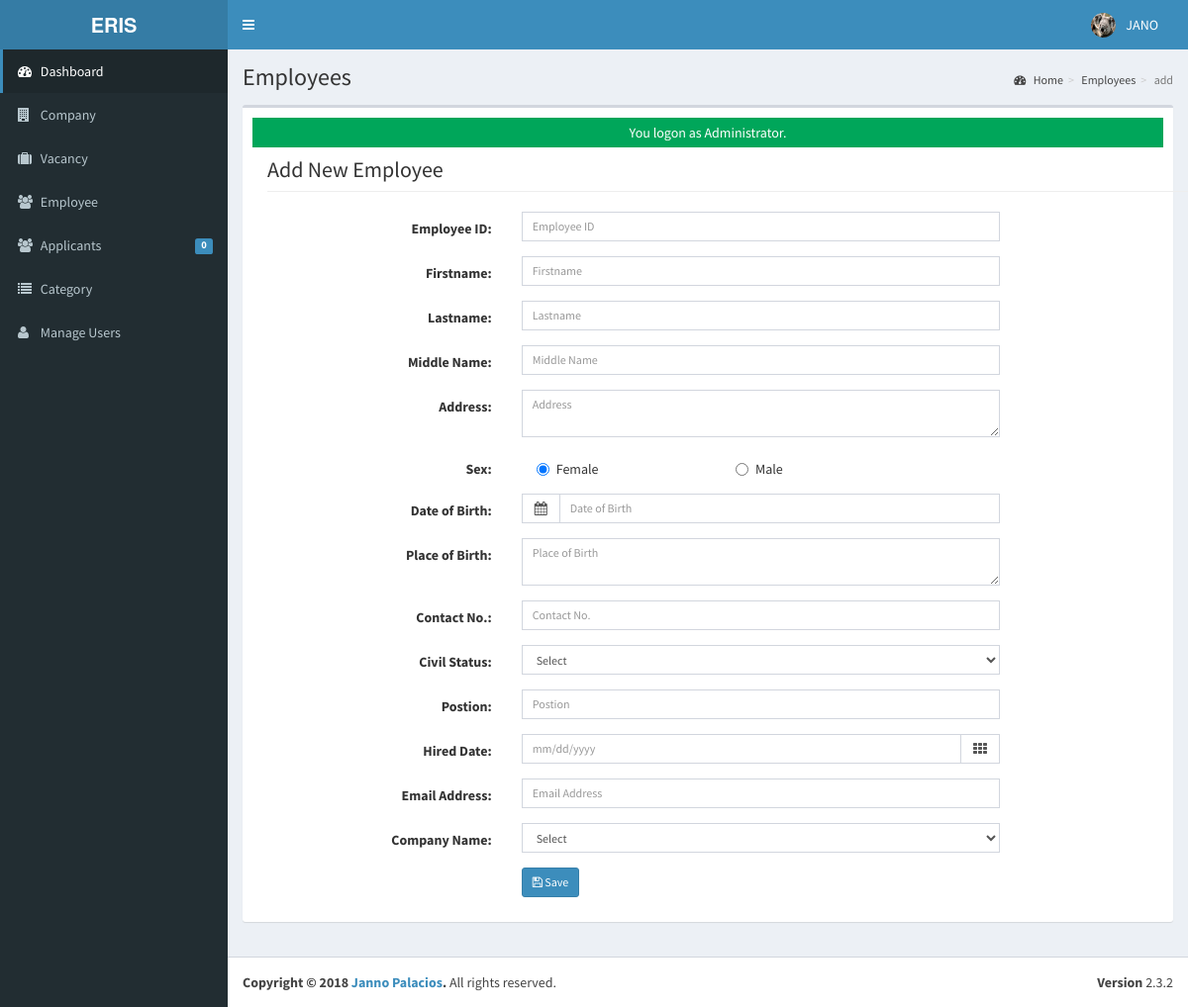
The page /admin/employee/index.php?view=add (signed in) on the database its author committed.
### tables this page shows
CREATE TABLE IF NOT EXISTS `tblusers` (
  `USERID` varchar(30) NOT NULL,
  `FULLNAME` varchar(40) NOT NULL,
  `USERNAME` varchar(90) NOT NULL,
  `PASS` varchar(90) NOT NULL,
  `ROLE` varchar(30) NOT NULL,
  `PICLOCATION` varchar(255) NOT NULL,
  PRIMARY KEY (`USERID`)
);

### admin/employee/add.php (the view, shortened to what the rows shown need)
<section id="feature" class="transparent-bg">
       <div class="container">
          <div class="center wow fadeInDown">
                <h2 class="page-header">Add New Employee</h2>
           </div>
       </div>
   </section>

### admin/theme/templates.php (shortened to what the rows shown need)
<!DOCTYPE html>
<html>
    <head>
        <link rel="stylesheet" href="<?php echo web_root;?>bootstrap/css/bootstrap.min.css">
        <link rel="stylesheet" href="<?php echo web_root;?>plugins/font-awesome/css/font-awesome.min.css">
        <link rel="stylesheet" href="<?php echo web_root;?>dist/css/AdminLTE.min.css">
        <link rel="stylesheet" href="<?php echo web_root;?>dist/css/skins/_all-skins.min.css">
        <link rel="stylesheet" href="<?php echo web_root;?>plugins/iCheck/flat/blue.css">
        <link rel="stylesheet" href="<?php echo web_root;?>plugins/morris/morris.css">
        <link rel="stylesheet" href="<?php echo web_root;?>plugins/jvectormap/jquery-jvectormap-1.2.2.css">
        <link href="<?php echo web_root; ?>plugins/datepicker/bootstrap-datetimepicker.min.css" rel="stylesheet" media="screen">
        <link rel="stylesheet" href="<?php echo web_root;?>plugins/dataTables/jquery.dataTables.min.css">
        <link rel="stylesheet" href="<?php echo web_root;?>plugins/bootstrap-wysihtml5/bootstrap3-wysihtml5.min.css">
    </head>
 <body class="hold-transition skin-blue fixed sidebar-mini">
<div class="wrapper">
  <header class="main-header">
    <nav class="navbar navbar-static-top" role="navigation">
      <div class="navbar-custom-menu">
        <ul class="nav navbar-nav">
          <?php
              $user = New User();
              $singleuser = $user->single_user($_SESSION['ADMIN_USERID']);
          ?>
          <li class="dropdown user user-menu" style="padding-right: 15px;"  >
            <a href="#" class="dropdown-toggle" data-toggle="dropdown">
              <img src="<?php echo web_root.'admin/user/'. $singleuser->PICLOCATION;?>" class="user-image" alt="User Image">
              <span class="hidden-xs"><?php echo $singleuser->FULLNAME; ?></span>
            </a>
          </li>
        </ul>
      </div>
    </nav>
  </header>
  <div class="content-wrapper">
  <section class="content-header">
      <h1>
        <?php echo isset($title) ? $title : ''; ?>
      </h1>
    </section>
         <section class="content">
          <div class="row">
            <div class="col-xs-12">
              <div class="box">
                <div class="box-body">
              <?php
               require_once $content;
               ?>
             </div>
             </div>
           </div>
         </div>
         </section>
 </div>
    </body>
</html>

### rows shown on the page
tblusers: PICLOCATION (picture), FULLNAME "JANO"

### other values the page prints
$pending->APPL "0"
$title "Employees"
$_GET['view'] "add"
$_SESSION['message'] "You logon as Administrator."
